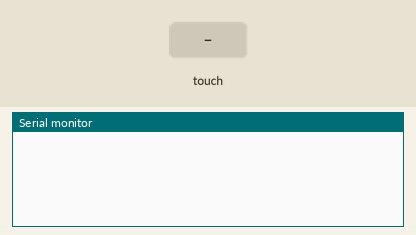
This sketch was run on a simulated ESP32. Shown: the last lines printed to the serial monitor. Inputs (shaded band) come from the test bench.

Above: at 1.2 s.
1.3 s: touch panel pressed at 13 % / 10 % of its raw x / y range
At 1.9 s:
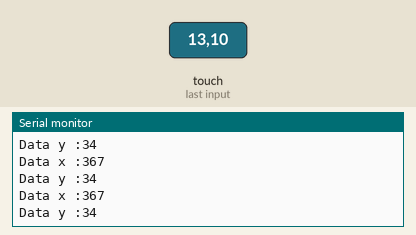
2.8 s: touch panel pressed at 38 % / 10 % of its raw x / y range
At 4.2 s:
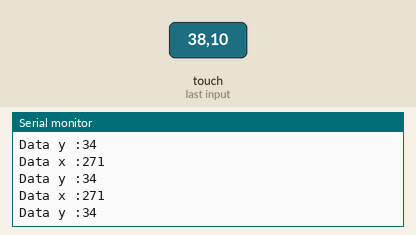

Measured:
- after the input at 1.3 s, the serial monitor: prints a new line at once (image 1)
- after the input at 2.8 s, the serial monitor: prints a new line at once (image 2)

The sketch:

A-4.3-TOUCH.ino
```cpp
#include "touch.h"

void setup() {
  // put your setup code here, to run once:
  Serial.begin( 9600 ); /*Serial Port Initializing */
  touch_init();
}

void loop() {
  // put your main code here, to run repeatedly:
  if (touch_has_signal())
  {
    if (touch_touched())
    {
      Serial.print( "Data x :" );
      Serial.println( touch_last_x );

      Serial.print( "Data y :" );
      Serial.println( touch_last_y );
    }
  }
}
```

touch.h
```cpp
/*******************************************************************************
 * Touch libraries:
 * FT6X36: https://github.com/strange-v/FT6X36.git
 * GT911: https://github.com/TAMCTec/gt911-arduino.git
 * XPT2046: https://github.com/PaulStoffregen/XPT2046_Touchscreen.git
 ******************************************************************************/

/* uncomment for FT6X36 */
// #define TOUCH_FT6X36
// #define TOUCH_FT6X36_SCL 19
// #define TOUCH_FT6X36_SDA 18
// #define TOUCH_FT6X36_INT 39
// #define TOUCH_SWAP_XY
// #define TOUCH_MAP_X1 480
// #define TOUCH_MAP_X2 0
// #define TOUCH_MAP_Y1 0
// #define TOUCH_MAP_Y2 320

/* uncomment for GT911 */
// #define TOUCH_GT911
// #define TOUCH_GT911_SCL 20
// #define TOUCH_GT911_SDA 19
// #define TOUCH_GT911_INT -1
// #define TOUCH_GT911_RST 0
// #define TOUCH_GT911_ROTATION ROTATION_NORMAL
// #define TOUCH_MAP_X1 800
// #define TOUCH_MAP_X2 0
// #define TOUCH_MAP_Y1 480
// #define TOUCH_MAP_Y2 0

/* uncomment for XPT2046 */
 #define TOUCH_XPT2046
 #define TOUCH_XPT2046_SCK 12
 #define TOUCH_XPT2046_MISO 13
 #define TOUCH_XPT2046_MOSI 11
 #define TOUCH_XPT2046_CS 0
 #define TOUCH_XPT2046_INT 36
 #define TOUCH_XPT2046_ROTATION 0
 #define TOUCH_MAP_X1 4000
 #define TOUCH_MAP_X2 100
 #define TOUCH_MAP_Y1 100
 #define TOUCH_MAP_Y2 4000

int touch_last_x = 0, touch_last_y = 0;

#if defined(TOUCH_FT6X36)
#include <Wire.h>
#include <FT6X36.h>
FT6X36 ts(&Wire, TOUCH_FT6X36_INT);
bool touch_touched_flag = true, touch_released_flag = true;

#elif defined(TOUCH_GT911)
#include <Wire.h>
#include <TAMC_GT911.h>
TAMC_GT911 ts = TAMC_GT911(TOUCH_GT911_SDA, TOUCH_GT911_SCL, TOUCH_GT911_INT, TOUCH_GT911_RST, max(TOUCH_MAP_X1, TOUCH_MAP_X2), max(TOUCH_MAP_Y1, TOUCH_MAP_Y2));

#elif defined(TOUCH_XPT2046)
#include <XPT2046_Touchscreen.h>
#include <SPI.h>
XPT2046_Touchscreen ts(TOUCH_XPT2046_CS, TOUCH_XPT2046_INT);

#endif

#if defined(TOUCH_FT6X36)
void touch(TPoint p, TEvent e)
{
  if (e != TEvent::Tap && e != TEvent::DragStart && e != TEvent::DragMove && e != TEvent::DragEnd)
  {
    return;
  }
  // translation logic depends on screen rotation
#if defined(TOUCH_SWAP_XY)
  touch_last_x = map(p.y, TOUCH_MAP_X1, TOUCH_MAP_X2, 0, 430);
  touch_last_y = map(p.x, TOUCH_MAP_Y1, TOUCH_MAP_Y2, 0, 272);
#else
  touch_last_x = map(p.x, TOUCH_MAP_X1, TOUCH_MAP_X2, 0, 430);
  touch_last_y = map(p.y, TOUCH_MAP_Y1, TOUCH_MAP_Y2, 0, 272);
#endif
  switch (e)
  {
  case TEvent::Tap:
    Serial.println("Tap");
    touch_touched_flag = true;
    touch_released_flag = true;
    break;
  case TEvent::DragStart:
    Serial.println("DragStart");
    touch_touched_flag = true;
    break;
  case TEvent::DragMove:
    Serial.println("DragMove");
    touch_touched_flag = true;
    break;
  case TEvent::DragEnd:
    Serial.println("DragEnd");
    touch_released_flag = true;
    break;
  default:
    Serial.println("UNKNOWN");
    break;
  }
}
#endif

void touch_init()
{
#if defined(TOUCH_FT6X36)
  Wire.begin(TOUCH_FT6X36_SDA, TOUCH_FT6X36_SCL);
  ts.begin();
  ts.registerTouchHandler(touch);

#elif defined(TOUCH_GT911)
  Wire.begin(TOUCH_GT911_SDA, TOUCH_GT911_SCL);
  ts.begin();
  ts.setRotation(TOUCH_GT911_ROTATION);

#elif defined(TOUCH_XPT2046)
  SPI.begin(TOUCH_XPT2046_SCK, TOUCH_XPT2046_MISO, TOUCH_XPT2046_MOSI, TOUCH_XPT2046_CS);
  ts.begin();
  ts.setRotation(TOUCH_XPT2046_ROTATION);

#endif
}

bool touch_has_signal()
{
#if defined(TOUCH_FT6X36)
  ts.loop();
  return touch_touched_flag || touch_released_flag;

#elif defined(TOUCH_GT911)
  return true;

#elif defined(TOUCH_XPT2046)
  return ts.tirqTouched();

#else
  return false;
#endif
}

bool touch_touched()
{
#if defined(TOUCH_FT6X36)
  if (touch_touched_flag)
  {
    touch_touched_flag = false;
    return true;
  }
  else
  {
    return false;
  }

#elif defined(TOUCH_GT911)
  ts.read();
  if (ts.isTouched)
  {
#if defined(TOUCH_SWAP_XY)
    touch_last_x = map(ts.points[0].y, TOUCH_MAP_X1, TOUCH_MAP_X2, 0, 430 - 1);
    touch_last_y = map(ts.points[0].x, TOUCH_MAP_Y1, TOUCH_MAP_Y2, 0, 272 - 1);
#else
    touch_last_x = map(ts.points[0].x, TOUCH_MAP_X1, TOUCH_MAP_X2, 0, 430 - 1);
    touch_last_y = map(ts.points[0].y, TOUCH_MAP_Y1, TOUCH_MAP_Y2, 0, 272 - 1);
#endif
    return true;
  }
  else
  {
    return false;
  }

#elif defined(TOUCH_XPT2046)
  if (ts.touched())
  {
    TS_Point p = ts.getPoint();
#if defined(TOUCH_SWAP_XY)
    touch_last_x = map(p.y, TOUCH_MAP_X1, TOUCH_MAP_X2, 0, 430 - 1);
    touch_last_y = map(p.x, TOUCH_MAP_Y1, TOUCH_MAP_Y2, 0, 272 - 1);
#else
    touch_last_x = map(p.x, TOUCH_MAP_X1, TOUCH_MAP_X2, 0, 430 - 1);
    touch_last_y = map(p.y, TOUCH_MAP_Y1, TOUCH_MAP_Y2, 0, 272 - 1);
#endif
    return true;
  }
  else
  {
    return false;
  }

#else
  return false;
#endif
}

bool touch_released()
{
#if defined(TOUCH_FT6X36)
  if (touch_released_flag)
  {
    touch_released_flag = false;
    return true;
  }
  else
  {
    return false;
  }

#elif defined(TOUCH_GT911)
  return true;

#elif defined(TOUCH_XPT2046)
  return true;

#else
  return false;
#endif
}
```
